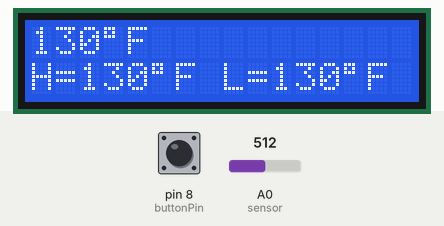
This sketch was run on a simulated Arduino Mega 2560, built for the host (arithmetic inside an expression is 32-bit, double 64-bit). On the bench: 16×2 character LCD. The test bench sets the inputs (shaded band); at power-on: pin 8 (buttonPin) LOW, A0 (sensor) = 512. What the sketch prints to the serial monitor is not drawn.

Above: at 1.2 s.
1.3 s: pin 8 (buttonPin) pulled HIGH for 0.6 s
At 1.9 s:
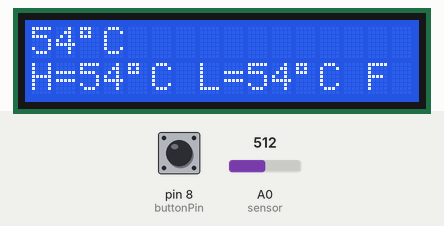
3.5 s: A0 (sensor) set to 716
At 4.4 s:
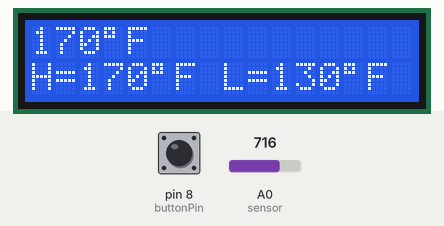
5.0 s: pin 8 (buttonPin) pulled HIGH for 1 s
At 5.9 s:
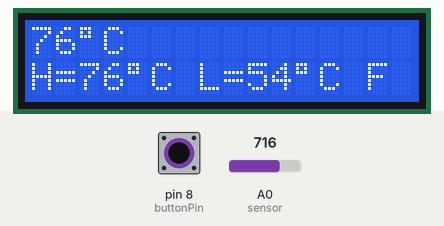
7.6 s: A0 (sensor) set to 900
At 8.4 s:
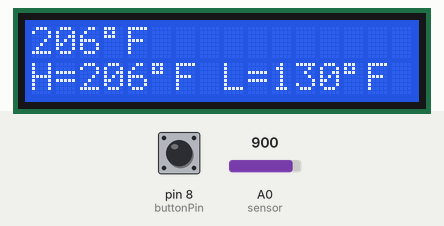
9.1 s: A0 (sensor) set to 1023
At 9.9 s:
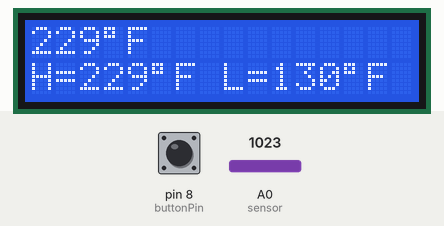
10.6 s: pin 8 (buttonPin) pulled HIGH for 0.6 s
At 11.3 s:
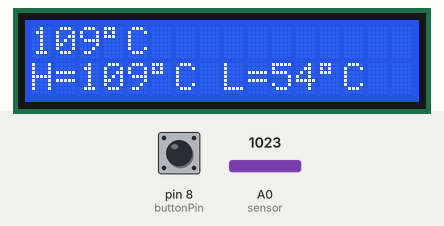
Timing chart, 0 to 13.6 s (numbered marks = the images above; inputs shaded):
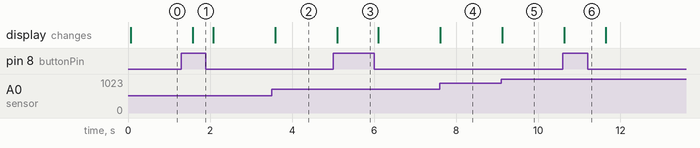

Measured:
- after the input at 1.3 s, the display: changes after 0.28 s (image 1)
- after the input at 3.5 s, the display: changes after 0.09 s (image 2)
- after the input at 5.0 s, the display: changes after 0.10 s (image 3)
- after the input at 7.6 s, the display: changes at once (image 4)
- after the input at 9.1 s, the display: changes at once (image 5)
- after the input at 10.6 s, the display: changes at once (image 6)

The sketch:

Projeto24.ino
```cpp
// Projeto 24 - Display LCD de temperatura

#include <LiquidCrystal.h>

// Inicializa a biblioteca com os números dos pinos de interface

LiquidCrystal lcd(12, 11, 5, 4, 3, 2); // Cria um objeto lcd e atribui os pinos

int maxC = 0, minC = 100, maxF = 0, minF = 212;
const int buttonPin = 8;

void setup()
{
  lcd.begin(16, 2); // Define o display com 16 colunas e 2 linhas
  analogReference(INTERNAL);
  // analogReference(INTERNAL1V1); // Para Arduino Mega
  pinMode(buttonPin, INPUT);
  lcd.clear();
  Serial.begin(9600);
}

void loop()
{
  lcd.setCursor(0, 0);         // Define o cursor a posição de início
  int sensor = analogRead(A0); // Lê a temperatura do sensor
  Serial.println(sensor);
  boolean buttonState = digitalRead(buttonPin);

  switch (buttonState) // Decide por escala em Celsius ou Fahrenheit
  {
  case HIGH:
    celsius(sensor);
    break;
  case LOW:
    fahrenheit(sensor);
  }
  delay(500);
}

void celsius(int sensor)
{
  lcd.setCursor(0, 0);
  int temp = sensor * 0.1074188; // Converte em Celsius
  lcd.print(temp);
  lcd.write(B11011111); // Símbolo do grau
  lcd.print("C ");

  if (temp > maxC)
    maxC = temp;
  if (temp < minC)
    minC = temp;

  lcd.setCursor(0, 1);
  lcd.print("H=");
  lcd.print(maxC);
  lcd.write(B11011111);
  lcd.print("C L=");
  lcd.print(minC);
  lcd.write(B11011111);
  lcd.print("C ");
}

void fahrenheit(int sensor)
{
  lcd.setCursor(0, 0);
  float temp = ((sensor * 0.1074188) * 1.8) + 32; // Converte em Fahrenheit
  lcd.print((int)temp);
  lcd.write(B11011111); // Símbolo do grau
  lcd.print("F ");

  if (temp > maxF)
    maxF = temp;
  if (temp < minF)
    minF = temp;

  lcd.setCursor(0, 1);
  lcd.print("H=");
  lcd.print(maxF);
  lcd.write(B11011111);
  lcd.print("F L=");
  lcd.print(minF);
  lcd.write(B11011111);
  lcd.print("F ");
}
```
